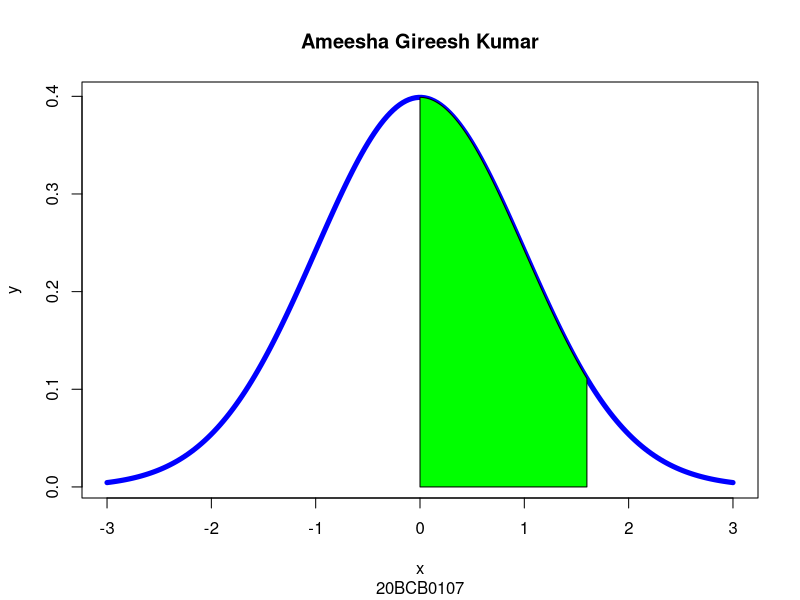

R code for this plot:
x = seq(-3,3, length=200)
y = dnorm (x)
plot(x,y,type = "l", lwd=5, col="blue", main="Ameesha Gireesh Kumar", sub ="20BCB0107")
x=seq(0, 1.6, length=200)
y=dnorm(x)
polygon(c(0,x,1.6), c(0,y,0), col="green")